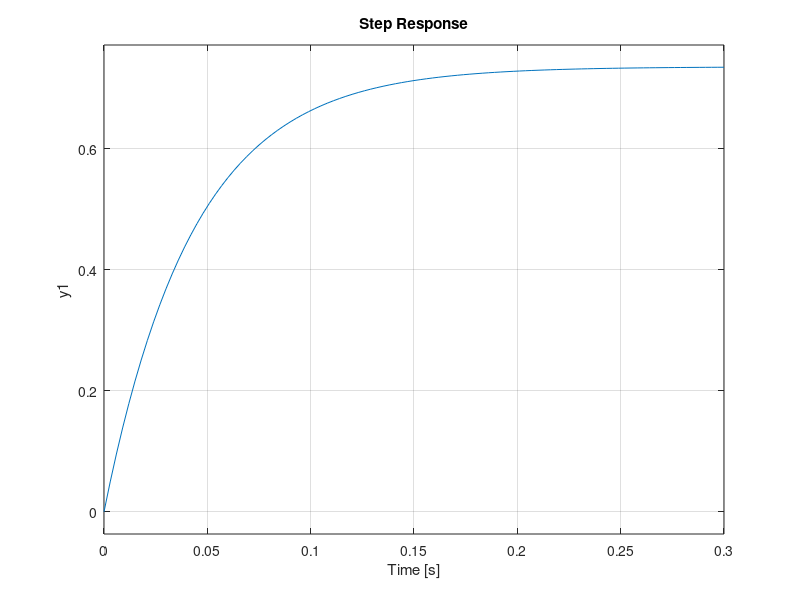

Source code (MATLAB): (Note: this script raises an error after producing the figure.)
%{
    10.3/(.604s+14) = (10.3/14)/(.604/14+1)
%}

clear; close all;

num = [0 10.3/14];
den = [0.604/14 1];
h = tf(num, den)
step(h);
h0 = dcgain(h);

yline(.67*h0); yline(.99*h0)
xline(den(1)); xline(5*den(1))

n = 1e5;
ts = 62e-6; %runtime of every loop of the teensy
t = 0:ts:(n-1)*ts;
u = zeros(1,n);

u(1) = rand(); %value from 0 to 1 of the voltage applied [like pwm]
for i=2:n
    du = (rand()-.5)*.001; % 0.1% maximum change of the power applied
    u(i) = u(i-1)+du;
end

figure(2);
lsim(h,u,t);
